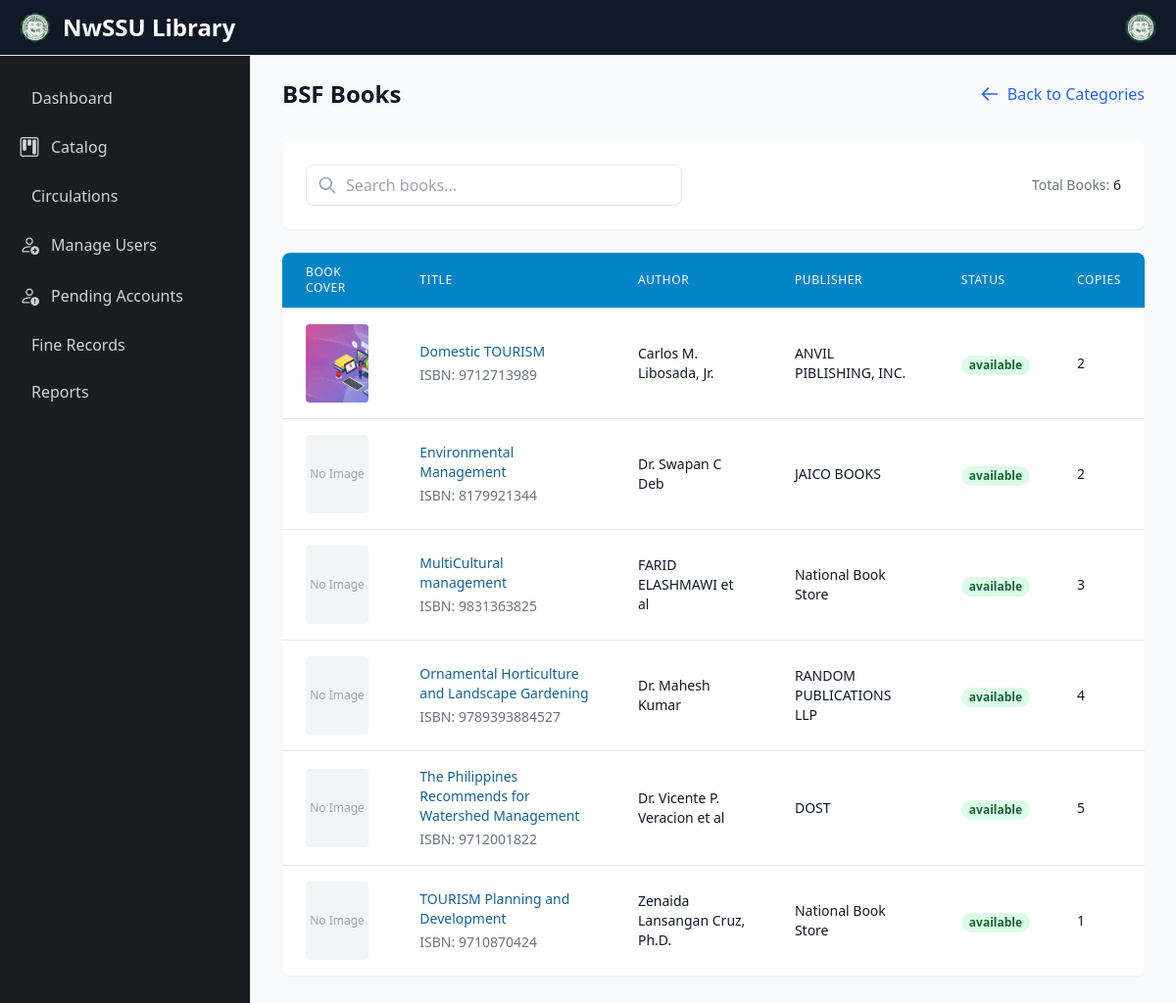
/admin_panel/categbooks.php?category=BSF, run on the app's committed database.
### tables this page shows
CREATE TABLE `books` (
  `id` int(100) NOT NULL,
  `material_type` varchar(250) NOT NULL,
  `sub_type` varchar(250) NOT NULL,
  `category` varchar(250) NOT NULL,
  `title` varchar(500) NOT NULL,
  `author` varchar(500) NOT NULL,
  `publisher` varchar(500) NOT NULL,
  `status` varchar(100) NOT NULL,
  `subject` varchar(250) NOT NULL,
  `content` varchar(5000) NOT NULL,
  `summary` varchar(5000) NOT NULL,
  `issn` varchar(250) NOT NULL,
  `call_no` varchar(250) NOT NULL,
  `ISBN` varchar(250) NOT NULL,
  `copyright` varchar(250) NOT NULL,
  `page_number` int(250) NOT NULL,
  `edition` varchar(250) NOT NULL,
  `copies` int(250) NOT NULL,
  `date_acquired` varchar(250) NOT NULL,
  `books_image` varchar(400) DEFAULT NULL,
  `catalog_date` varchar(50) NOT NULL
);

### admin_panel/categbooks.php (the view, shortened to what this page needs)
<?php
include '../component-library/connect.php';
try {
    $conn = new PDO("mysql:host=$db_host;dbname=$db_name", $user_name, $user_password);
    $conn->setAttribute(PDO::ATTR_ERRMODE, PDO::ERRMODE_EXCEPTION);
} catch (PDOException $e) {
    die("Connection failed: " . $e->getMessage());
}
$page = isset($_GET['page']) ? (int)$_GET['page'] : 1;
$offset = ($page - 1) * BOOKS_PER_PAGE;
$selected_category = isset($_GET['category']) ? $_GET['category'] : '';
$selected_category = htmlspecialchars($selected_category);
$query = $conn->prepare("SELECT * FROM books WHERE category = :category ORDER BY title ASC LIMIT :offset, :limit");
$query->bindValue(':category', $selected_category, PDO::PARAM_STR);
$query->bindValue(':offset', $offset, PDO::PARAM_INT);
$query->bindValue(':limit', BOOKS_PER_PAGE, PDO::PARAM_INT);
$query->execute();
$books = $query->fetchAll(PDO::FETCH_ASSOC);
$total_books_query = $conn->prepare("SELECT COUNT(*) FROM books WHERE category = :category");
$total_books_query->bindValue(':category', $selected_category, PDO::PARAM_STR);
$total_books_query->execute();
$total_books = $total_books_query->fetchColumn();
?>
<!DOCTYPE html>
<html lang="en">
<head>
    <script src="https://cdn.tailwindcss.com"></script>
</head>
<body class="bg-gray-50">
    <?php include '../admin_panel/side_nav.php'; ?>
    <div class="ml-64 min-h-screen p-8 mt-[4%]">
        <div class="mb-8">
            <div class="flex items-center justify-between">
                <h1 class="text-2xl font-bold text-gray-900">
                    <?php echo htmlspecialchars($selected_category); ?> Books
                </h1>
                <a href="categories.php" class="flex items-center text-blue-600 hover:text-blue-800">
                    <svg class="w-5 h-5 mr-2" fill="none" stroke="currentColor" viewBox="0 0 24 24">
                        <path stroke-linecap="round" stroke-linejoin="round" stroke-width="2" d="M10 19l-7-7m0 0l7-7m-7 7h18"/>
                    </svg>
                    Back to Categories
                </a>
            </div>
        </div>
        <div class="bg-white rounded-lg shadow-sm p-6 mb-6">
            <div class="flex flex-col md:flex-row justify-between items-center gap-4">
                <div class="relative w-full md:w-96">
                    <input type="text" id="searchInput"
                        onkeyup="searchBooks()"
                        class="w-full pl-10 pr-4 py-2 rounded-lg border border-gray-200 focus:ring-2 focus:ring-blue-500 focus:border-blue-500"
                        placeholder="Search books...">
                    <svg class="w-5 h-5 absolute left-3 top-1/2 transform -translate-y-1/2 text-gray-400" fill="none" stroke="currentColor" viewBox="0 0 24 24">
                        <path stroke-linecap="round" stroke-linejoin="round" stroke-width="2" d="M21 21l-6-6m2-5a7 7 0 11-14 0 7 7 0 0114 0z"/>
                    </svg>
                </div>
                <div class="text-sm text-gray-500">
                    Total Books: <span class="font-medium text-gray-900"><?php echo $total_books; ?></span>
                </div>
            </div>
        </div>
        <div class="bg-white rounded-lg shadow-sm overflow-hidden">
            <div class="overflow-x-auto">
                <table class="min-w-full divide-y divide-gray-200" id="booksTable">
                    <thead>
                        <tr class="bg-primary-600">
                            <th scope="col" class="px-6 py-3 text-left text-xs font-medium text-white uppercase tracking-wider">Book Cover</th>
                            <th scope="col" class="px-6 py-3 text-left text-xs font-medium text-white uppercase tracking-wider">Title</th>
                            <th scope="col" class="px-6 py-3 text-left text-xs font-medium text-white uppercase tracking-wider">Author</th>
                            <th scope="col" class="px-6 py-3 text-left text-xs font-medium text-white uppercase tracking-wider">Publisher</th>
                            <th scope="col" class="px-6 py-3 text-left text-xs font-medium text-white uppercase tracking-wider">Status</th>
                            <th scope="col" class="px-6 py-3 text-left text-xs font-medium text-white uppercase tracking-wider">Copies</th>
                        </tr>
                    </thead>
                    <tbody class="bg-white divide-y divide-gray-200">
                        <?php foreach ($books as $book): ?>
                        <tr class="hover:bg-gray-50">
                            <td class="px-6 py-4 whitespace-nowrap">
                                <?php if (!empty($book['books_image'])): ?>
                                    <img src="../uploaded_file/<?php echo htmlspecialchars($book['books_image']); ?>"
                                         alt="Book Cover"
                                         class="h-20 w-16 object-cover rounded">
                                <?php else: ?>
                                    <div class="h-20 w-16 bg-gray-100 flex items-center justify-center rounded">
                                        <span class="text-gray-400 text-xs">No Image</span>
                                    </div>
                                <?php endif; ?>
                            </td>
                            <td class="px-6 py-4">
                                <div class="text-sm">
                                    <a href="./books?id=<?php echo urlencode($book['id']); ?>"
                                       class="font-medium text-[#156295] font-bold hover:text-blue-800">
                                        <?php echo htmlspecialchars($book['title']); ?>
                                    </a>
                                    <p class="text-gray-500 mt-1">ISBN: <?php echo htmlspecialchars($book['ISBN']); ?></p>
                                </div>
                            </td>
                            <td class="px-6 py-4 text-sm text-gray-900">
                                <?php echo htmlspecialchars($book['author']); ?>
                            </td>
                            <td class="px-6 py-4 text-sm text-gray-900">
                                <?php echo htmlspecialchars($book['publisher']); ?>
                            </td>
                            <td class="px-6 py-4">
                                <span class="px-2 inline-flex text-xs leading-5 font-semibold rounded-full
                                    <?php echo $book['status'] === 'available' ? 'bg-green-100 text-green-800' : 'bg-red-100 text-red-800'; ?>">
                                    <?php echo htmlspecialchars($book['status']); ?>
                                </span>
                            </td>
                            <td class="px-6 py-4 text-sm text-gray-900">
                                <?php echo htmlspecialchars($book['copies']); ?>
                            </td>
                        </tr>
                        <?php endforeach; ?>
                    </tbody>
                </table>
            </div>
        </div>
    </div>
</body>
</html>

### data on the page
books: books_image (picture), title "Domestic TOURISM", ISBN "9712713989", author "Carlos M. Libosada, Jr.", publisher "ANVIL PIBLISHING, INC.", status "available", copies "2"
books: shows "No Image", title "Environmental Management", ISBN "8179921344", author "Dr. Swapan C Deb", publisher "JAICO BOOKS", status "available", copies "2"
books: shows "No Image", title "MultiCultural management", ISBN "9831363825", author "FARID ELASHMAWI et al", publisher "National Book Store", status "available", copies "3"
books: shows "No Image", title "Ornamental Horticulture and Landscape Gardening", ISBN "9789393884527", author "Dr. Mahesh Kumar", publisher "RANDOM PUBLICATIONS LLP", status "available", copies "4"
books: shows "No Image", title "The Philippines Recommends for Watershed Management", ISBN "9712001822", author "Dr. Vicente P. Veracion et al", publisher "DOST", status "available", copies "5"
books: shows "No Image", title "TOURISM Planning and Development", ISBN "9710870424", author "Zenaida Lansangan Cruz, Ph.D.", publisher "National Book Store", status "available", copies "1"

### other printed values
$selected_category "BSF"
$total_books "6"
